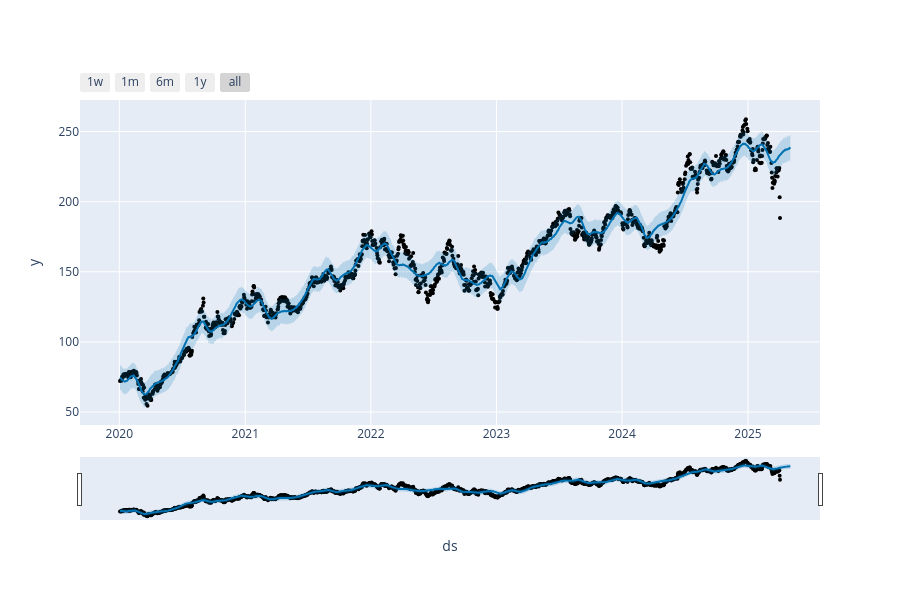

Here is the notebook cell this chart was saved with:
### Markdown cell above
🔹 Step 5: Visualize the Forecast

### Code cell
import plotly.graph_objects as go
from prophet import plot as prophet_plot
prophet_plot.go = go

from prophet.plot import plot_plotly, plot_components_plotly

# Use original model + forecast (with default column names)
model = Prophet(daily_seasonality=True).fit(prophet_data["AAPL"])
forecast = model.predict(model.make_future_dataframe(periods=30))
plot_plotly(model, forecast)

### Figure 1 — Plotly figure (JSON) as saved in the notebook; plotly's stock layout.template omitted (floating-point values rounded to 4 significant figures; data arrays with more than 128 entries replaced by an {"elided": "..."} marker saying what was removed)
{"data": [{"marker": {"color": "black", "size": 4}, "mode": "markers", "name": "Actual", "type": "scatter", "x": {"elided": "1321 str values"}, "y": {"elided": "1321 float values"}}, {"hoverinfo": "skip", "line": {"width": 0}, "mode": "lines", "type": "scatter", "x": {"elided": "1351 str values"}, "y": {"elided": "1351 float values"}}, {"fill": "tonexty", "fillcolor": "rgba(0, 114, 178, 0.2)", "line": {"color": "#0072B2", "width": 2}, "mode": "lines", "name": "Predicted", "type": "scatter", "x": {"elided": "1351 str values"}, "y": {"elided": "1351 float values"}}, {"fill": "tonexty", "fillcolor": "rgba(0, 114, 178, 0.2)", "hoverinfo": "skip", "line": {"width": 0}, "mode": "lines", "type": "scatter", "x": {"elided": "1351 str values"}, "y": {"elided": "1351 float values"}}], "layout": {"height": 600, "showlegend": false, "width": 900, "xaxis": {"rangeselector": {"buttons": [{"count": 7, "label": "1w", "step": "day", "stepmode": "backward"}, {"count": 1, "label": "1m", "step": "month", "stepmode": "backward"}, {"count": 6, "label": "6m", "step": "month", "stepmode": "backward"}, {"count": 1, "label": "1y", "step": "year", "stepmode": "backward"}, {"step": "all"}]}, "rangeslider": {"visible": true}, "title": {"text": "ds"}, "type": "date"}, "yaxis": {"title": {"text": "y"}}}}
